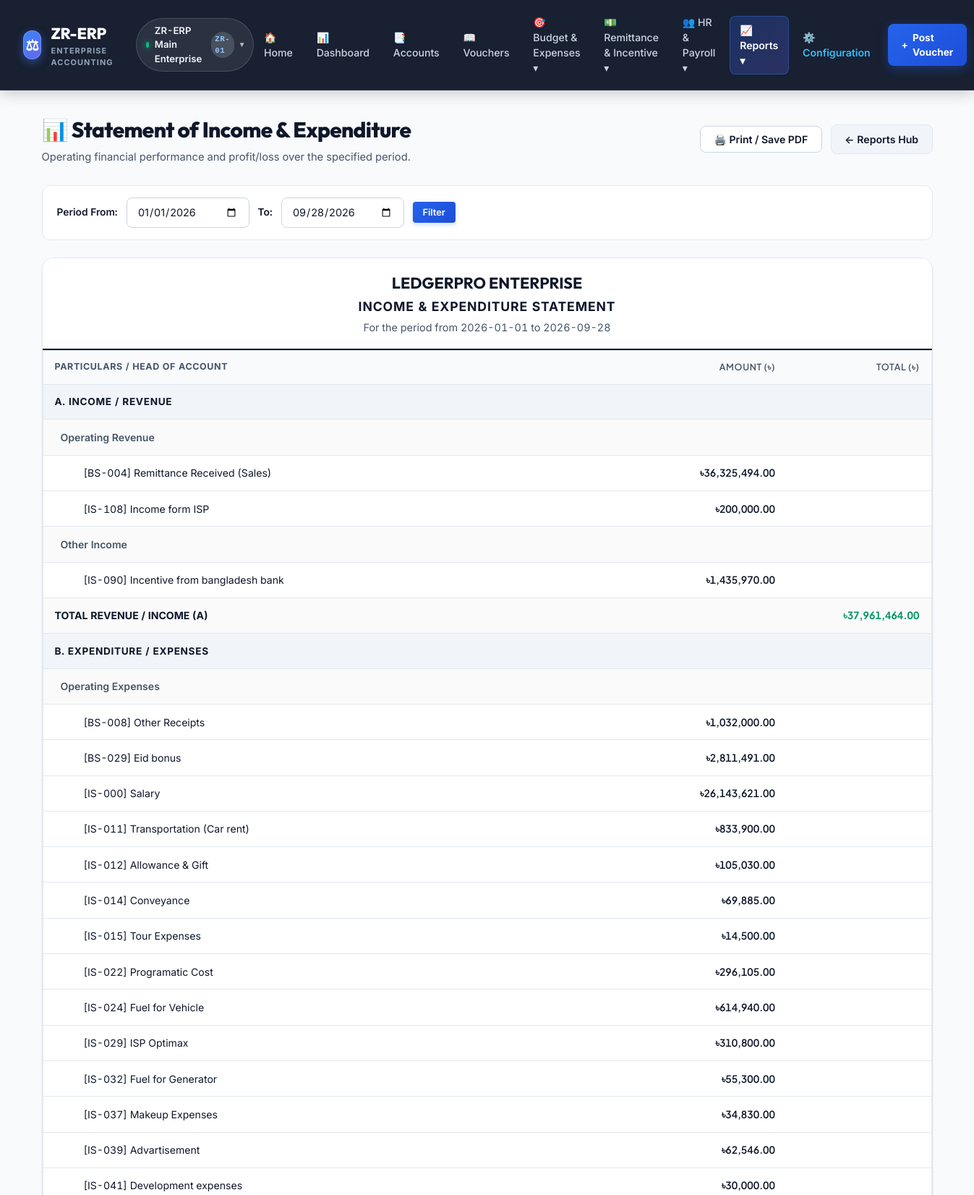
The app's page /reports/income-expenditure (upper part) with its own data.
### app.py (models this page shows, shortened)
class Account(db.Model):
    __tablename__ = 'account'
    id = db.Column(db.Integer, primary_key=True)
    code = db.Column(db.String(20), unique=True, nullable=False) # e.g. 1010, 1030-01
    name = db.Column(db.String(100), unique=True, nullable=False)
    type = db.Column(db.String(50), nullable=False) # Asset, Liability, Equity, Revenue, Expense
    category = db.Column(db.String(50), nullable=False) # Current Asset, Non-Current Asset, etc.
    parent_id = db.Column(db.Integer, db.ForeignKey('account.id'), nullable=True) # Subledger link
    is_cash_or_bank = db.Column(db.Boolean, default=False)
    opening_balance = db.Column(db.Float, default=0.00)
    balance = db.Column(db.Float, default=0.00)
    parent = db.relationship('Account', remote_side=[id], backref=db.backref('subledgers', lazy=True, cascade='all, delete-orphan'))

### app.py (the view)
@app.route('/reports/income-expenditure')
def income_expenditure():
    default_from = date(date.today().year, 1, 1).strftime('%Y-%m-%d')
    default_to = date.today().strftime('%Y-%m-%d')
    from_str = request.args.get('from_date', default_from)
    to_str = request.args.get('to_date', default_to)
    try:
        from_date = datetime.strptime(from_str, '%Y-%m-%d').date()
    except (ValueError, TypeError):
        from_date = date(date.today().year, 1, 1)
    try:
        to_date = datetime.strptime(to_str, '%Y-%m-%d').date()
    except (ValueError, TypeError):
        to_date = date.today()
    revenue_accounts = Account.query.filter_by(type='Revenue').order_by(Account.code).all()
    income_operating = []
    income_other = []
    total_income = 0.0
    for acc in revenue_accounts:
        dr = db.session.query(func.coalesce(func.sum(TransactionLine.debit), 0.0))\
            .join(JournalEntry)\
            .filter(TransactionLine.account_id == acc.id, JournalEntry.date >= from_date, JournalEntry.date <= to_date).scalar()
        cr = db.session.query(func.coalesce(func.sum(TransactionLine.credit), 0.0))\
            .join(JournalEntry)\
            .filter(TransactionLine.account_id == acc.id, JournalEntry.date >= from_date, JournalEntry.date <= to_date).scalar()
        net = round(cr - dr, 2)
        if net != 0:
            item = {'code': acc.code, 'name': acc.name, 'amount': net}
            if 'Operating' in acc.category:
                income_operating.append(item)
            else:
                income_other.append(item)
            total_income += net
    expense_accounts = Account.query.filter_by(type='Expense').order_by(Account.code).all()
    exp_operating = []
    exp_admin = []
    exp_financial = []
    total_expenditure = 0.0
    for acc in expense_accounts:
        dr = db.session.query(func.coalesce(func.sum(TransactionLine.debit), 0.0))\
            .join(JournalEntry)\
            .filter(TransactionLine.account_id == acc.id, JournalEntry.date >= from_date, JournalEntry.date <= to_date).scalar()
        cr = db.session.query(func.coalesce(func.sum(TransactionLine.credit), 0.0))\
            .join(JournalEntry)\
            .filter(TransactionLine.account_id == acc.id, JournalEntry.date >= from_date, JournalEntry.date <= to_date).scalar()
        net = round(dr - cr, 2)
        if net != 0:
            item = {'code': acc.code, 'name': acc.name, 'amount': net}
            if 'Operating' in acc.category:
                exp_operating.append(item)
            elif 'Financial' in acc.category:
                exp_financial.append(item)
            else:
                exp_admin.append(item)
            total_expenditure += net
    total_income = round(total_income, 2)
    total_expenditure = round(total_expenditure, 2)
    net_surplus = round(total_income - total_expenditure, 2)
    return render_template(
        'reports/income_expenditure.html',
        from_date=from_date.strftime('%Y-%m-%d'),
        to_date=to_date.strftime('%Y-%m-%d'),
        income_operating=income_operating,
        income_other=income_other,
        total_income=total_income,
        exp_operating=exp_operating,
        exp_admin=exp_admin,
        exp_financial=exp_financial,
        total_expenditure=total_expenditure,
        net_surplus=net_surplus
    )

### app.py (called while the page is built, shortened)
@app.context_processor
def inject_globals():
    user = None
    active_cid = session.get('active_company_id', 1)
    active_company = CompanyManager.get_by_id(active_cid)
    if not active_company:
        active_company = CompanyManager.get_by_id(1)
        session['active_company_id'] = 1
    all_companies = CompanyManager.get_all()
    return {
        'now': datetime.utcnow(),
        'current_user': user,
        'currency': '৳',
        'num_to_words': num_to_words,
        'active_company': active_company,
        'all_companies': all_companies
    }

    def __getitem__(self, key):
        from flask import has_request_context, session
        if has_request_context():
            cid = session.get('active_company_id', 1)
            return CompanyManager.get_engine(cid, metadata=db.metadata)
        return self.default_engine

    def __contains__(self, key):
        return key is None

### company_manager.py (called while the page is built, shortened)
    @property
    def db_path(self):
        if os.path.isabs(self.db_file):
            return self.db_file
        return os.path.join(BASE_DIR, self.db_file)

    @classmethod
    def ensure_storage(cls):
        os.makedirs(COMPANIES_DIR, exist_ok=True)

    @classmethod
    def load_profiles(cls):
        cls.ensure_storage()
        try:
            with open(PROFILES_FILE, 'r', encoding='utf-8') as f:
                data = json.load(f)
                return [CompanyProfile(**item) for item in data]
        except Exception as e:
            print(f"Error loading company profiles: {e}")
            return [CompanyProfile(1, 'ZR-ERP Main Enterprise', 'ZR-01', 'accounting.db')]

    @classmethod
    def get_all(cls):
        return cls.load_profiles()

    @classmethod
    def get_by_id(cls, cid):
        profiles = cls.load_profiles()
        for p in profiles:
            if p.id == int(cid):
                return p
        return profiles[0] if profiles else None

    @classmethod
    def get_engine(cls, cid, metadata=None):
        return cls.get_engine_for_company(cid, metadata=metadata)

    @classmethod
    def get_engine_for_company(cls, cid, metadata=None):
        company = cls.get_by_id(cid)
        if not company:
            company = cls.get_by_id(1)
        db_path = company.db_path
        engine = cls._engines[cid]
        if metadata is not None:
            with engine.begin() as conn:
                metadata.create_all(conn)
        cls._ensure_schema_columns(engine)
        return engine

### templates/reports/income_expenditure.html (shortened to what this page needs)
{% extends "base.html" %}
{% block content %}
<div class="page-header">
    <div>
        <h1 class="page-title">📊 Statement of Income & Expenditure</h1>
        <p class="page-description">Operating financial performance and profit/loss over the specified period.</p>
    </div>
    <div class="header-actions">
        <button onclick="window.print()" class="btn btn-outline">🖨️ Print / Save PDF</button>
        <a href="{{ url_for('reports_hub') }}" class="btn btn-secondary">← Reports Hub</a>
    </div>
</div>
<form method="GET" action="{{ url_for('income_expenditure') }}" class="filter-bar no-print">
    <div style="display: flex; align-items: center; gap: 0.75rem; flex-wrap: wrap;">
        <label class="form-label" style="margin-bottom: 0;">Period From:</label>
        <input type="date" name="from_date" class="form-control" value="{{ from_date }}" style="width: 170px;">
        <label class="form-label" style="margin-bottom: 0;">To:</label>
        <input type="date" name="to_date" class="form-control" value="{{ to_date }}" style="width: 170px;">
        <button type="submit" class="btn btn-primary btn-sm">Filter</button>
    </div>
</form>
<div class="card">
    <div class="card-header" style="text-align: center; display: block; border-bottom: 2px solid var(--primary);">
        <h2 style="font-family: 'Outfit', sans-serif; font-size: 1.35rem; color: var(--primary);">LEDGERPRO ENTERPRISE</h2>
        <div style="font-size: 1.1rem; font-weight: 700; text-transform: uppercase; letter-spacing: 0.05em; margin: 0.25rem 0;">Income & Expenditure Statement</div>
        <div style="font-size: 0.9rem; color: var(--text-secondary);">For the period from {{ from_date }} to {{ to_date }}</div>
    </div>
    <div class="table-responsive">
        <table class="table report-table">
            <thead>
                <tr>
                    <th>Particulars / Head of Account</th>
                    <th class="num-col" style="width: 180px;">Amount (৳)</th>
                    <th class="num-col" style="width: 200px;">Total (৳)</th>
                </tr>
            </thead>
            <tbody>
                <tr class="report-section-header">
                    <td colspan="3">A. INCOME / REVENUE</td>
                </tr>
                {% if income_operating %}
                    <tr>
                        <td colspan="3" style="font-weight: 600; color: var(--text-secondary); padding-left: 1.5rem; background: #fafafa;">Operating Revenue</td>
                    </tr>
                    {% for item in income_operating %}
                    <tr>
                        <td class="indent-2">[{{ item.code }}] {{ item.name }}</td>
                        <td class="num-col">৳{{ "{:,.2f}".format(item.amount) }}</td>
                        <td class="num-col"></td>
                    </tr>
                    {% endfor %}
                {% endif %}
                {% if income_other %}
                    <tr>
                        <td colspan="3" style="font-weight: 600; color: var(--text-secondary); padding-left: 1.5rem; background: #fafafa;">Other Income</td>
                    </tr>
                    {% for item in income_other %}
                    <tr>
                        <td class="indent-2">[{{ item.code }}] {{ item.name }}</td>
                        <td class="num-col">৳{{ "{:,.2f}".format(item.amount) }}</td>
                        <td class="num-col"></td>
                    </tr>
                    {% endfor %}
                {% endif %}
                <tr class="report-subtotal-row">
                    <td><strong>TOTAL REVENUE / INCOME (A)</strong></td>
                    <td class="num-col"></td>
                    <td class="num-col" style="color: #059669; font-weight: 700;">৳{{ "{:,.2f}".format(total_income) }}</td>
                </tr>
                <tr class="report-section-header">
                    <td colspan="3">B. EXPENDITURE / EXPENSES</td>
                </tr>
                {% if exp_operating %}
                    <tr>
                        <td colspan="3" style="font-weight: 600; color: var(--text-secondary); padding-left: 1.5rem; background: #fafafa;">Operating Expenses</td>
                    </tr>
                    {% for item in exp_operating %}
                    <tr>
                        <td class="indent-2">[{{ item.code }}] {{ item.name }}</td>
                        <td class="num-col">৳{{ "{:,.2f}".format(item.amount) }}</td>
                        <td class="num-col"></td>
                    </tr>
                    {% endfor %}
                {% endif %}
            </tbody>
        </table>
    </div>
</div>
{% endblock %}

### records on screen
Account: code "BS-004", name "Remittance Received (Sales)", amount "36,325,494.00"
Account: code "IS-108", name "Income form ISP", amount "200,000.00"
Account: code "IS-090", name "Incentive from bangladesh bank", amount "1,435,970.00"
Account: code "BS-008", name "Other Receipts", amount "1,032,000.00"
Account: code "BS-029", name "Eid bonus", amount "2,811,491.00"
Account: code "IS-000", name "Salary", amount "26,143,621.00"
Account: code "IS-011", name "Transportation (Car rent)", amount "833,900.00"
Account: code "IS-012", name "Allowance & Gift", amount "105,030.00"
Account: code "IS-014", name "Conveyance", amount "69,885.00"
Account: code "IS-015", name "Tour Expenses", amount "14,500.00"
Account: code "IS-022", name "Programatic Cost", amount "296,105.00"
Account: code "IS-024", name "Fuel for Vehicle", amount "614,940.00"
Account: code "IS-029", name "ISP Optimax", amount "310,800.00"
Account: code "IS-032", name "Fuel for Generator", amount "55,300.00"
Account: code "IS-037", name "Makeup Expenses", amount "34,830.00"
Account: code "IS-039", name "Advartisement", amount "62,546.00"
Account: code "IS-041", name "Development expenses", amount "30,000.00"

### other values on screen
{{ active_company.name }} "ZR-ERP Main Enterprise"
{{ active_company.code }} "ZR-01"
{{ from_date }} "2026-01-01"
{{ to_date }} "2026-09-28"
{{ "{:,.2f}".format(total_income) }} "37,961,464.00"
